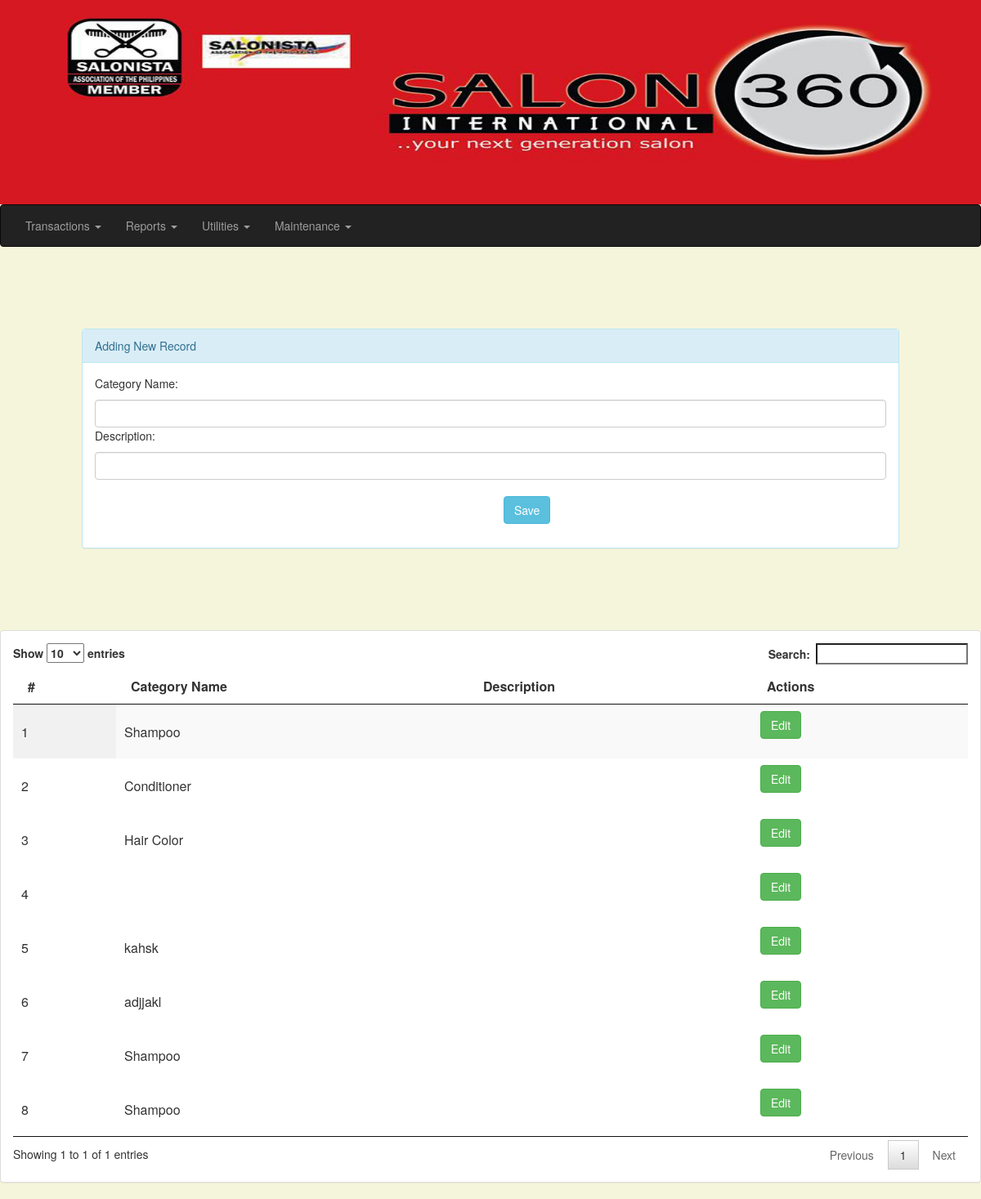
Page /category_save.php on the committed database.
### tables this page shows
CREATE TABLE IF NOT EXISTS `category_tbl` (
  `cat_id` varchar(50) NOT NULL,
  `Category` varchar(50) NOT NULL,
  `Description` varchar(50) NOT NULL,
  PRIMARY KEY (`cat_id`)
);

### category_save.php (the view, shortened to what this page needs)
<html lang="en">
  <head>
    <link href="css/bootstrap.min.css" rel="stylesheet">
	<link rel="stylesheet" href="css/bootstrap.min.css">
    <link rel="stylesheet" href="datatables/jquery.dataTables.css">
      <link rel="stylesheet" type="text/css" href="datatables/jquery.dataTables.css">
    <link rel="stylesheet" href="css/stylesheetsad.css">
  </head>
<body>
    <div class="topcontent">
    <img src="imgs/Salon360.jpg" alt="Cover" width="100%" height="250">
        </div>
<nav class="navbar navbar-inverse">
  <div class="container-fluid">
    <ul class="nav navbar-nav">
        <li class="dropdown"><a class="dropdown-toggle" data-toggle="dropdown" href="#">Transactions <span class="caret"></span></a>
        </li>
      <li class="dropdown"><a class="dropdown-toggle" data-toggle="dropdown" href="#">Reports <span class="caret"></span></a>
      </li>
      <li class="dropdown"><a class="dropdown-toggle" data-toggle="dropdown" href="#">Utilities <span class="caret"></span></a>
        </li>
      <li class="dropdown"><a class="dropdown-toggle" data-toggle="dropdown" href="sad_maintenance.php">Maintenance <span class="caret"></span></a>
        </li>
    </ul>
    <?php
if($connect=@mysql_connect("localhost","root"))
 echo "<br/>";
 else
 die ("<br/>".@mysql_error());
?>
    </nav>
    <div class="panel panel-info" style="margin:100px;">
    <div class="panel-heading">Adding New Record</div>
    <div class="panel-body">
    <form method="post" >
    <p>Category Name: </p>
        <input type="text" class="form-control" name="name">
<p>Description: </p><input type="type" class="form-control" name="desc">
<button type="submit" class="btn btn-info" name="btnSave" style="margin-top:20px;margin-left:500px;">Save</button>
            </form>
        </div>
    </div>
<div class="panel panel-default">
<div class="panel-body">
    <table id="table_id" class="display">
    <thead>
        <th>#</th>
        <th>Category Name</th>
        <th>Description</th>
        <th>Actions</th>
    </thead>
<?php
 $content=mysql_query("select * from category_tbl");
  $total=mysql_affected_rows();
  for($x=0;$x<=$total-1;$x++)
  {
 $no = $x + 1;
 $row=mysql_fetch_array($content);
 $category=$row['Category'];
 $desc=$row['Decsription'];
?>
        <tbody>
<tr>
<form method="post">
<td><?php echo $no; ?></td>
<td><?php echo $category; ?></td>
<td><?php echo $desc; ?></td>
        </form>
<td>    <form method="post" action="category_edit.php">
        <button type="submit" class="btn btn-success" name="btnEdit">Edit</button>
    </form>
</tr>
        </tbody>
        <?php
   }
        ?>
    </table>
</div>
</div>
</body>

### css/stylesheetsad.css (style rules this page uses)
body { background-color: beige; margin: 0px; padding: 0px; }

### rows in the picture
category_tbl: Category "Shampoo"
category_tbl: Category "Conditioner"
category_tbl: Category "Hair Color"
category_tbl: Category "kahsk"
category_tbl: Category "adjjakl"
category_tbl: Category "Shampoo"
category_tbl: Category "Shampoo"

### other values in the picture
$no "1"
$no "2"
$no "3"
$no "4"
$no "5"
$no "6"
$no "7"
$no "8"
